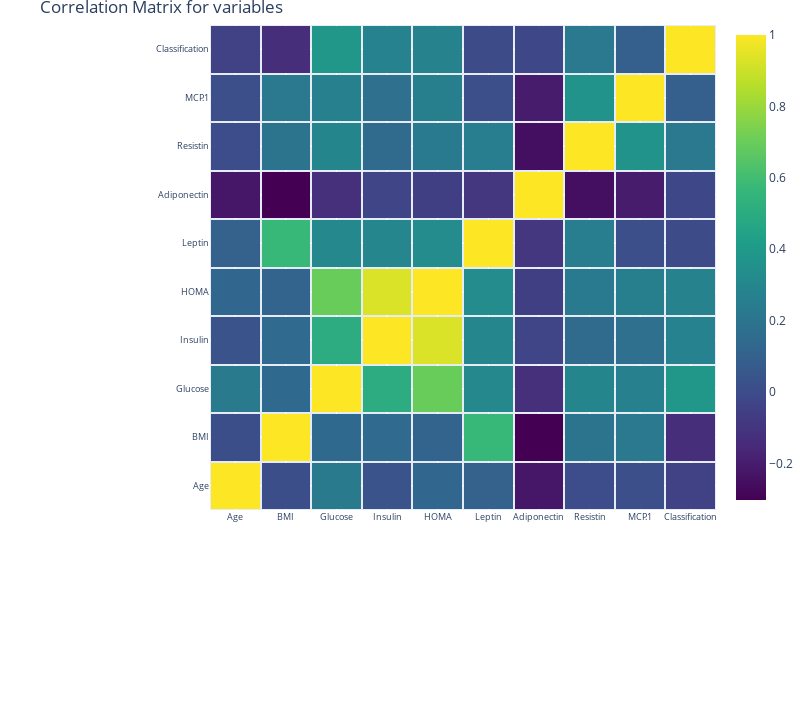

This figure's notebook cell:
### Markdown cell above
# correlation analysis

### Code cell
#correlation
correlation = data.corr()
#tick labels
matrix_cols = correlation.columns.tolist()
#convert to array
corr_array  = np.array(correlation)
#Plotting
trace = go.Heatmap(z = corr_array,
                   x = matrix_cols,
                   y = matrix_cols,
                   xgap = 2,
                   ygap = 2,
                   colorscale='Viridis',
                   colorbar   = dict() ,
                  )
layout = go.Layout(dict(title = 'Correlation Matrix for variables',
                        autosize = False,
                        height  = 720,
                        width   = 800,
                        margin  = dict(r = 0 ,l = 210,
                                       t = 25,b = 210,
                                     ),
                        yaxis   = dict(tickfont = dict(size = 9)),
                        xaxis   = dict(tickfont = dict(size = 9)),
                       )
                  )
fig = go.Figure(data = [trace],layout = layout)
py.iplot(fig)

### Figure 1 — Plotly figure (JSON) as saved in the notebook; plotly's stock layout.template omitted (floating-point values rounded to 4 significant figures)
{"data": [{"colorscale": [[0.0, "#440154"], [0.1111, "#482878"], [0.2222, "#3e4989"], [0.3333, "#31688e"], [0.4444, "#26828e"], [0.5556, "#1f9e89"], [0.6667, "#35b779"], [0.7778, "#6ece58"], [0.8889, "#b5de2b"], [1.0, "#fde725"]], "type": "heatmap", "x": ["Age", "BMI", "Glucose", "Insulin", "HOMA", "Leptin", "Adiponectin", "Resistin", "MCP.1", "Classification"], "xgap": 2, "y": ["Age", "BMI", "Glucose", "Insulin", "HOMA", "Leptin", "Adiponectin", "Resistin", "MCP.1", "Classification"], "ygap": 2, "z": [[1.0, 0.00853, 0.2301, 0.0325, 0.127, 0.1026, -0.2198, 0.002742, 0.01346, -0.04355], [0.00853, 1.0, 0.1388, 0.1453, 0.1145, 0.5696, -0.3027, 0.1954, 0.224, -0.1326], [0.2301, 0.1388, 1.0, 0.5047, 0.6962, 0.3051, -0.1221, 0.2913, 0.2649, 0.3843], [0.0325, 0.1453, 0.5047, 1.0, 0.9322, 0.3015, -0.0313, 0.1467, 0.1744, 0.2768], [0.127, 0.1145, 0.6962, 0.9322, 1.0, 0.3272, -0.05634, 0.2311, 0.2595, 0.284], [0.1026, 0.5696, 0.3051, 0.3015, 0.3272, 1.0, -0.09539, 0.2562, 0.01401, -0.001078], [-0.2198, -0.3027, -0.1221, -0.0313, -0.05634, -0.09539, 1.0, -0.2524, -0.2007, -0.01949], [0.002742, 0.1954, 0.2913, 0.1467, 0.2311, 0.2562, -0.2524, 1.0, 0.3665, 0.2273], [0.01346, 0.224, 0.2649, 0.1744, 0.2595, 0.01401, -0.2007, 0.3665, 1.0, 0.09138], [-0.04355, -0.1326, 0.3843, 0.2768, 0.284, -0.001078, -0.01949, 0.2273, 0.09138, 1.0]]}], "layout": {"autosize": false, "height": 720, "margin": {"b": 210, "l": 210, "r": 0, "t": 25}, "title": {"text": "Correlation Matrix for variables"}, "width": 800, "xaxis": {"tickfont": {"size": 9}}, "yaxis": {"tickfont": {"size": 9}}}}
